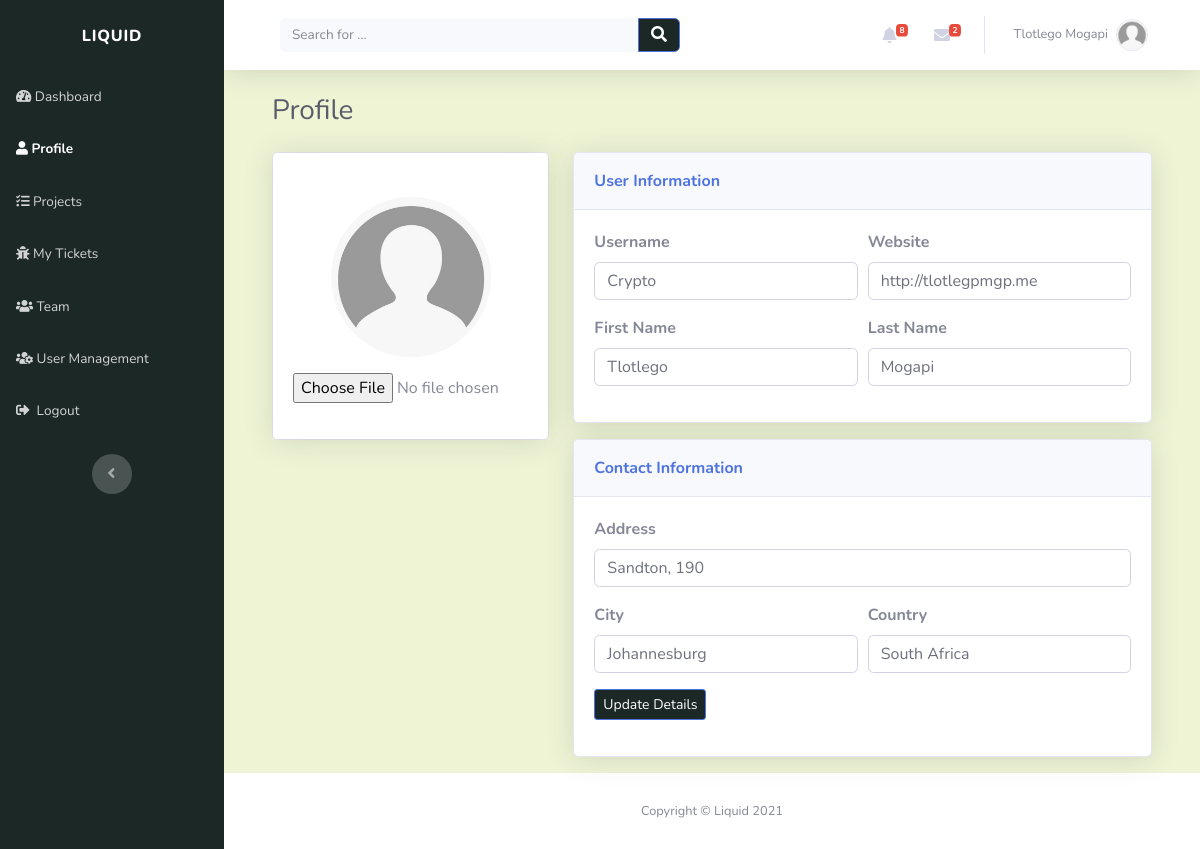
Page /account/profile/ (signed in) on the committed database.
### account/models.py (models this page shows, shortened)
class Profile(models.Model):
    user = models.OneToOneField(settings.AUTH_USER_MODEL, on_delete=models.CASCADE, unique=True)
    profile_picture = models.ImageField(default='default.jpg', upload_to='profile_images', blank=True)
    website = models.URLField(blank=True)
    first_name = models.CharField(max_length=30, blank=True)
    last_name = models.CharField(max_length=30, blank=True)
    address = models.CharField(max_length=50, blank=True)
    city = models.CharField(max_length=50, blank=True)
    country = models.CharField(max_length=50, blank=True)
    slug = models.SlugField(unique=True, blank=True)

class Account(AbstractBaseUser):
    email = models.EmailField(verbose_name="email", max_length=30, unique=True)
    username = models.CharField(max_length=30, unique=True)
    date_created = models.DateTimeField(verbose_name="date created", auto_now_add=True)
    last_login = models.DateTimeField(verbose_name="last login", auto_now=True)
    is_admin = models.BooleanField(default=False)
    is_staff = models.BooleanField(default=False)
    is_active = models.BooleanField(default=True)
    is_super_user = models.BooleanField(default=False)
    USERNAME_FIELD = 'email'
    REQUIRED_FIELDS = ['username']
    objects = AccountManager()

### account/views.py (the view)
# urls.py: path('profile/', views.profile_view, name="user_profile"),
@login_required(login_url='login_page')
def profile_view(request):
    context = {}
    user = request.user
    if request.method == "POST":
        form = UserProfileForm(request.POST, request.FILES)
        if form.is_valid():
            profile = get_object_or_404(Profile, user=user)
            if request.FILES.get('profile_picture', None) is not None:
                image = request.FILES['profile_picture']
                profile.profile_picture = image
            profile.first_name = form.cleaned_data["first_name"]
            profile.last_name = form.cleaned_data["last_name"]
            profile.website = form.cleaned_data["website"]
            profile.address = form.cleaned_data["address"]
            profile.city = form.cleaned_data["city"]
            profile.country = form.cleaned_data["country"]
            profile.save()
            user.username = form.cleaned_data["username"]
            user.save()
            return redirect('user_profile')
    else:
        profile = get_object_or_404(Profile, user=user)
        form = UserProfileForm(initial={'username': user.username, 'website': profile.website, 'first_name': profile.first_name,
                                        'last_name': profile.last_name, 'address': profile.address, 'city': profile.city, 'country': profile.country})
        context['user'] = user
        if profile:
            context['form'] = form
    return render(request, "account/profile.html", context)

### account/forms.py
class UserProfileForm(forms.Form):
    profile_picture = forms.ImageField(widget=forms.FileInput(attrs={'style': "border-color: rgb(28, 40, 38)"}), required=False)
    username = forms.CharField(max_length=30, widget=forms.TextInput(attrs={'class': profile_form, 'name': "username"}), required=False)
    first_name = forms.CharField(max_length=30, widget=forms.TextInput(attrs={'class': profile_form, 'name': "first_name"}), required=False)
    last_name = forms.CharField(max_length=30, widget=forms.TextInput(attrs={'class': profile_form, 'name': "last_name"}), required=False)
    website = forms.URLField(max_length=30, widget=forms.URLInput(attrs={'class': profile_form, 'name': "website"}), required=False)
    address = forms.CharField(max_length=30, widget=forms.TextInput(attrs={'class': profile_form, 'name': "address"}), required=False)
    city = forms.CharField(max_length=30, widget=forms.TextInput(attrs={'class': profile_form, 'name': "city"}), required=False)
    country = forms.CharField(max_length=30, widget=forms.TextInput(attrs={'class': profile_form, 'name': "country"}), required=False)

### index/custom_processors.py (called while the page is built)
def profile_processor(request):
    if request.user.is_authenticated:
        user = request.user
        user_profile = get_object_or_404(Profile, user=user)
        user_messages = DirectMessage.objects.filter(receiver=user_profile).order_by('-created_on')[:5]
        user_alerts = Alert.objects.filter(user=user_profile).order_by('-created_on')[:5]
        return {'profile': user_profile, 'direct_messages': user_messages, 'alerts': user_alerts}
    else:
        return{}

### account/templates/account/profile.html (shortened to what this page needs)
{% extends "index/header.html" %} {% block title%} {{profile.first_name}} {{profile.last_name}} {% endblock %} {% block content %}
<div class="container-fluid">
	<h3 class="text-dark mb-4">Profile</h3>
	<form method="POST" action="{% url 'user_profile' %}" enctype="multipart/form-data">
		<div class="row mb-3">
			<div class="col-lg-4">
				<div class="card mb-3">
					<div class="card-body text-center shadow">
						<img
							class="rounded-circle mb-3 mt-4"
							src="{{profile.profile_picture.url}}"
							width="160"
							height="160"
							alt="user profile"
						/>
						<div class="mb-3">
							{{ form.profile_picture }}
						</div>
					</div>
				</div>
			</div>
			<div class="col-lg-8">
				<div class="row">
					<div class="col">
						<div class="card shadow mb-3">
							<div class="card-header py-3">
								<p class="text-primary m-0 font-weight-bold" style="color: rgb(28, 40, 38)">
									User Information
								</p>
							</div>
							<div class="card-body">
									<div class="form-row">
										<div class="col">
											<div class="form-group">
												<label for="username"><strong>Username</strong></label
												>{{ form.username }}
											</div>
										</div>
										<div class="col">
											<div class="form-group">
												<label for="email"><strong>Website</strong></label
												>{{ form.website }}
											</div>
										</div>
									</div>
									<div class="form-row">
										<div class="col">
											<div class="form-group">
												<label for="first_name"><strong>First Name</strong></label
												>{{ form.first_name }}
											</div>
										</div>
										<div class="col">
											<div class="form-group">
												<label for="last_name"><strong>Last Name</strong></label
												>{{ form.last_name }}
											</div>
										</div>
									</div>
								</div>
							</div>
							<div class="card shadow">
								<div class="card-header py-3">
									<p class="text-primary m-0 font-weight-bold" style="color: rgb(28, 40, 38)">
										Contact Information
									</p>
								</div>
								<div class="card-body">
									<div class="form-group">
										<label for="address"><strong>Address</strong></label
										>{{ form.address }}
									</div>
									<div class="form-row">
										<div class="col">
											<div class="form-group">
												<label for="city"><strong>City</strong></label
												>{{ form.city }}
											</div>
										</div>
										<div class="col">
											<div class="form-group">
												<label for="country"><strong>Country</strong></label
												>{{ form.country }}
											</div>
										</div>
									</div>
									<div class="form-group">
										<button
											class="btn btn-primary btn-sm"
											type="submit"
											style="background: rgb(28, 40, 38)"
										>
											Update&nbsp;Details
										</button>
									</div>
								</div>
							</div>
						</form>
					</div>
				</div>
			</div>
		</div>
</div>
{% endblock %}

### index/templates/index/snippets/navbar.html (shortened to what this page needs)
<nav
	class="navbar navbar-light navbar-expand bg-white shadow mb-4 topbar static-top"
	style="background: rgb(238, 244, 212)"
>
	<div class="container-fluid">
		<div class="container-fluid">
			<form
				method="GET"
				action="{% url 'index_page' %}"
				target="_self"
				class="form-inline d-none d-sm-inline-block mr-auto ml-md-3 my-2 my-md-0 mw-100 navbar-search"
			>
				<div class="input-group">
					<input
						class="bg-light form-control border-0 small"
						type="search"
						placeholder="Search for ..."
						value="{{query}}"
						name="q"
					/>
					<div class="input-group-append">
						<button class="btn btn-primary py-0" type="submit" style="background: rgb(28, 40, 38)">
							<em class="fas fa-search"></em>
						</button>
					</div>
				</div>
			</form>
			<ul class="nav navbar-nav flex-nowrap ml-auto">
				<li class="nav-item dropdown no-arrow mx-1">
					<div class="nav-item dropdown no-arrow">
						<a class="dropdown-toggle nav-link" data-toggle="dropdown" aria-expanded="false" href="#"
							>{% if alerts %}<span class="badge badge-danger badge-counter"
								>{{profile.alert_set.all.count}}</span
							>
							{%endif%}<em class="fas fa-bell fa-fw"></em
						></a>
					</div>
				</li>
				<li class="nav-item dropdown no-arrow mx-1">
					<div class="nav-item dropdown no-arrow">
						<a class="dropdown-toggle nav-link" data-toggle="dropdown" aria-expanded="false" href="#"
							><em class="fas fa-envelope fa-fw"></em>{% if direct_messages %}<span
								class="badge badge-danger badge-counter"
								>{{profile.direct_messages.all.count}}</span
							>{%endif%}</a
						>
					</div>
				</li>
				<li class="nav-item dropdown no-arrow">
					<div class="nav-item dropdown no-arrow">
						<a class="dropdown-toggle nav-link" data-toggle="dropdown" aria-expanded="false" href="#"
							><span class="d-none d-lg-inline mr-2 text-gray-600 small">
								{% if profile.first_name and profile.last_name %} {{profile.first_name}}
								{{profile.last_name}} {% else %} {{user}} {%endif%}
							</span>
							<img
								class="border rounded-circle img-profile"
								src="{{profile.profile_picture.url}}"
								alt="user image"
							/>
						</a>
					</div>
				</li>
			</ul>
		</div>
	</div>
</nav>

### rows in the picture
Profile: alert_set.all.count "8", direct_messages.all.count "2", first_name "Tlotlego", last_name "Mogapi", profile_picture (placeholder picture), website "http://tlotlegpmgp.me", address "Sandton, 190", city "Johannesburg", country "South Africa"
Account: username "Crypto"
